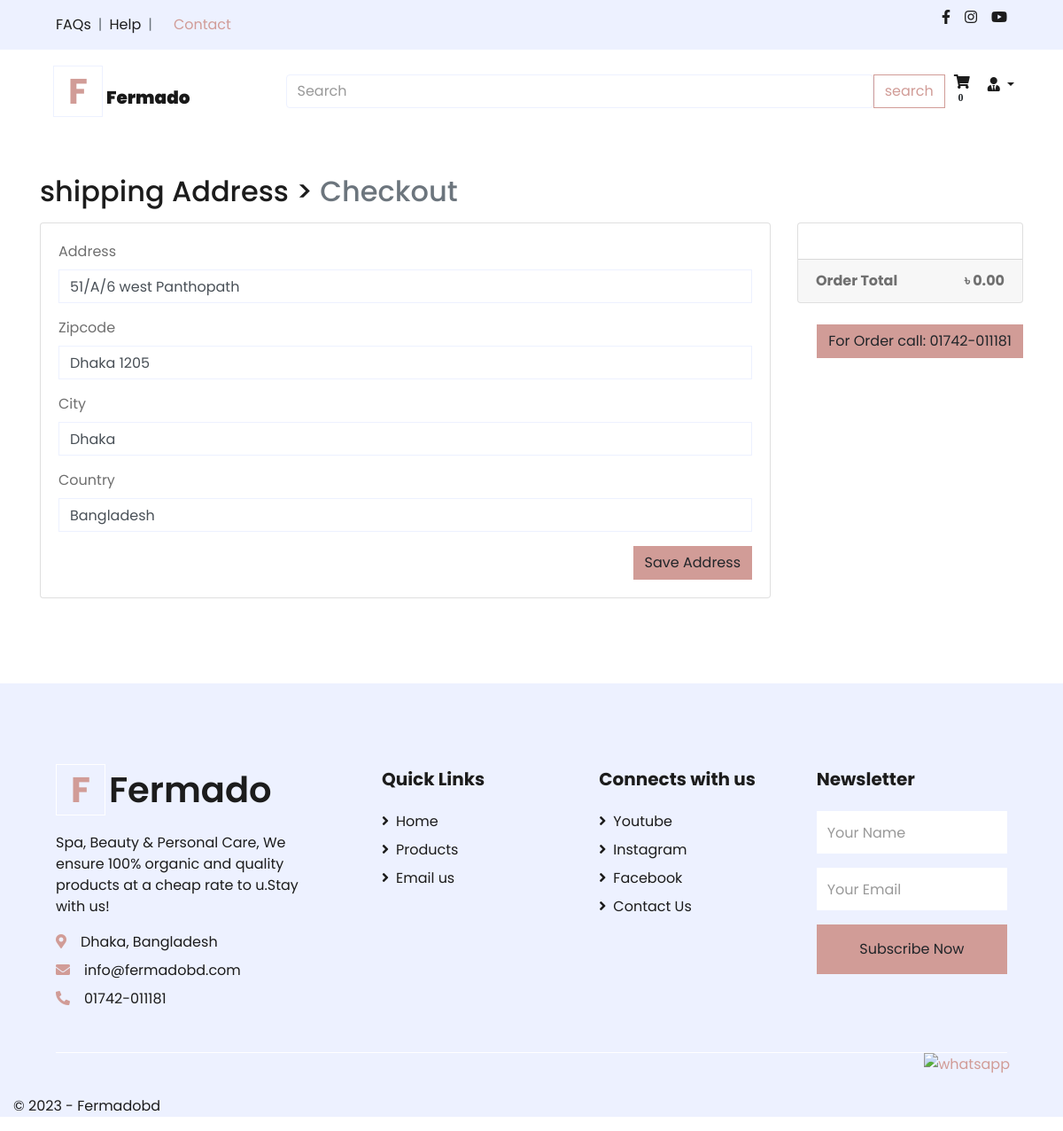
/payment/checkout/ (signed in), run on the app's committed database.
### App_Login/models.py (models this page shows, shortened)
class User(AbstractBaseUser, PermissionsMixin):
    email = models.EmailField(unique=True, null=False)
    is_staff = models.BooleanField(
        ugettext_lazy('staff status'),
        default = False,
        help_text = ugettext_lazy('Designates Whether the user can log in this site')
    )
    is_active = models.BooleanField(
        ugettext_lazy('active'),
        default = True,
        help_text=ugettext_lazy(' Designates Whether this user should be treated as active. Unselect this instead of deleting accounts')
    )
    USERNAME_FIELD = 'email'
    objects = MyUserManager()

### App_Order/models.py (models this page shows)
class  Order(models.Model):
    orderitems = models.ManyToManyField(Cart)
    user = models.ForeignKey(settings.AUTH_USER_MODEL, on_delete=models.CASCADE)
    ordered = models.BooleanField(default=False)
    created = models.DateTimeField(auto_now_add=True)
    paymentId = models.CharField(max_length=264, blank=True, null=True)
    orderId = models.CharField(max_length=200, blank=True, null=True)
    def get_totals(self):
        total = 0
        for order_item in self.orderitems.all():
            total += float(order_item.get_total())
        return total

### App_Payment/models.py (models this page shows, shortened)
class BillingAddress(models.Model):
    user = models.ForeignKey(settings.AUTH_USER_MODEL, on_delete=models.CASCADE)
    address = models.CharField(max_length=264,blank=True)
    zipcode = models.CharField(max_length=10, blank=True)
    city = models.CharField(max_length=30, blank=True)
    country = models.CharField(max_length=20, blank= True)
    def is_fully_filled(self):
        field_names = [f.name for f in self._meta.get_fields()]
        for field_name in field_names:
            value = getattr(self, field_name)
            if value is None or value=='':
                return False
        return True
    class Meta:
        verbose_name_plural = "Billing Address"

### App_Payment/views.py (the view)
# urls.py: path('checkout/', views.checkout, name="checkout"),
@login_required
def checkout(request):
    saved_address = BillingAddress.objects.get_or_create(user=request.user)
    saved_address = saved_address[0]
    form = BillingForm(instance=saved_address)
    if request.method == "POST":
        form = BillingForm(request.POST, instance=saved_address)
        if form.is_valid():
            form.save()
            form = BillingForm(instance=saved_address)
            messages.success(request, f"Shipping Address Saved!")
    order_qs = Order.objects.filter(user=request.user, ordered=False)
    order_items = order_qs[0].orderitems.all()
    order_total = order_qs[0].get_totals()
    return render(request, 'App_Payment/checkout.html', context={"form":form,
     "order_items": order_items, "order_total": order_total, "saved_address":saved_address})

### App_Payment/forms.py
class BillingForm(forms.ModelForm):
    class Meta:
        model = BillingAddress
        fields = ['address', 'zipcode', 'city', 'country']

### App_Order/templatetags/cart_tag.py (called while the page is built)
@register.filter
def cart_total(user):
    order = Order.objects.filter(user=user, ordered = False)
    if order.exists():
        return order[0].orderitems.count()
    else:
        return 0

### templates/App_Payment/checkout.html (shortened to what this page needs)
{% extends 'base.html' %}
{% load crispy_forms_tags %}
{% block body_block %}
<div class="container mt-5">
  <h2 class="mb-3">
    shipping Address > <span class="text-muted">Checkout</span>
  </h2>
  <div class="row">
    <div class="col-md-9">
      <div class="card mb-5" style="height:auto">
        <div class="card-body">
          <form method="POST">
            {{ form|crispy }}
            <button type="submit" class="btn btn-primary float-right">Save Address</button>
          </form>
        </div>
      </div>
    </div>
    <div class="col-md-3">
      <div class="card" style="height:auto">
        <div class="card-body">
        </div>
        <div class="card-footer">
          <span class="float-left"> <b>Order Total</b> </span>
          <span class="float-right"> <b>&#2547; {{order_total|floatformat:2}}</b> </span>
        </div>
      </div>
      <br>
      {% if saved_address.is_fully_filled %}
      <button type="submit" class="btn btn-primary float-right">For Order call: 01742-011181 </button>
      {% else %}
      <div class="alert alert-info">
        <p>Please fill up all the Information to make Payment</p>
      </div>
      {% endif %}
    </div>
  </div>
</div>
{% endblock %}

### templates/navbar.html (shortened to what this page needs)
{% load cart_tag %}
<nav class="navbar navbar-expand-lg navbar-light bg-light">
  <div class="container">
    <div class="col-lg-3 d-none d-lg-block">
      <a href="" class="text-decoration-none">
        <h1 class="m-0 display-5 font-weight-semi-bold"><span
            class="text-primary font-weight-bold border px-3 mr-1">F</span><a class="navbar-brand"
            href="{% url 'App_Shop:home' %}"> <b>Fermado</b> </a></h1>
      </a>
    </div>
    <div class="input-group">
      <input type="search" class="form-control rounded" placeholder="Search" aria-label="Search" aria-describedby="search-addon" />
      <button type="button" class="btn btn-outline-primary">search</button>
    </div>
    <div class="collapse navbar-collapse" id="navbarNav">
      <ul class="navbar-nav ml-auto">
        {% if request.user.is_authenticated %}
        <li class="nav-item">
          <a href="{% url 'App_Order:cart' %}" class="nav-link">
            <i class="fa fa-shopping-cart">
              <span class="badge badge-light">{{ request.user | cart_total }}</span>
            </i>
          </a>
        </li>
        <li class="nav-item dropdown">
          <a class="nav-link dropdown-toggle" href="#" id="navbarDropdown" role="button" data-toggle="dropdown"
            aria-haspopup="true" aria-expanded="false">
            <i class="fas fa-user-tie"></i>
            {{request.user.profile.username}}</a>
        </li>
        {% else %}
        <li class="nav-item">
          <a href="{% url 'App_Login:login' %}" class="btn btn-primary">Login</a>
        </li>
        {% endif %}
      </ul>
    </div>
  </div>
</nav>

### templates/base.html (style rules this page uses)
.card { height: 350px; }

### data on the page
User: user|cart_total "0"
BillingAddress: address "51/A/6 west Panthopath", zipcode "Dhaka 1205", city "Dhaka", country "Bangladesh"

### other printed values
{{ order_total|floatformat:2 }} "0.00"
